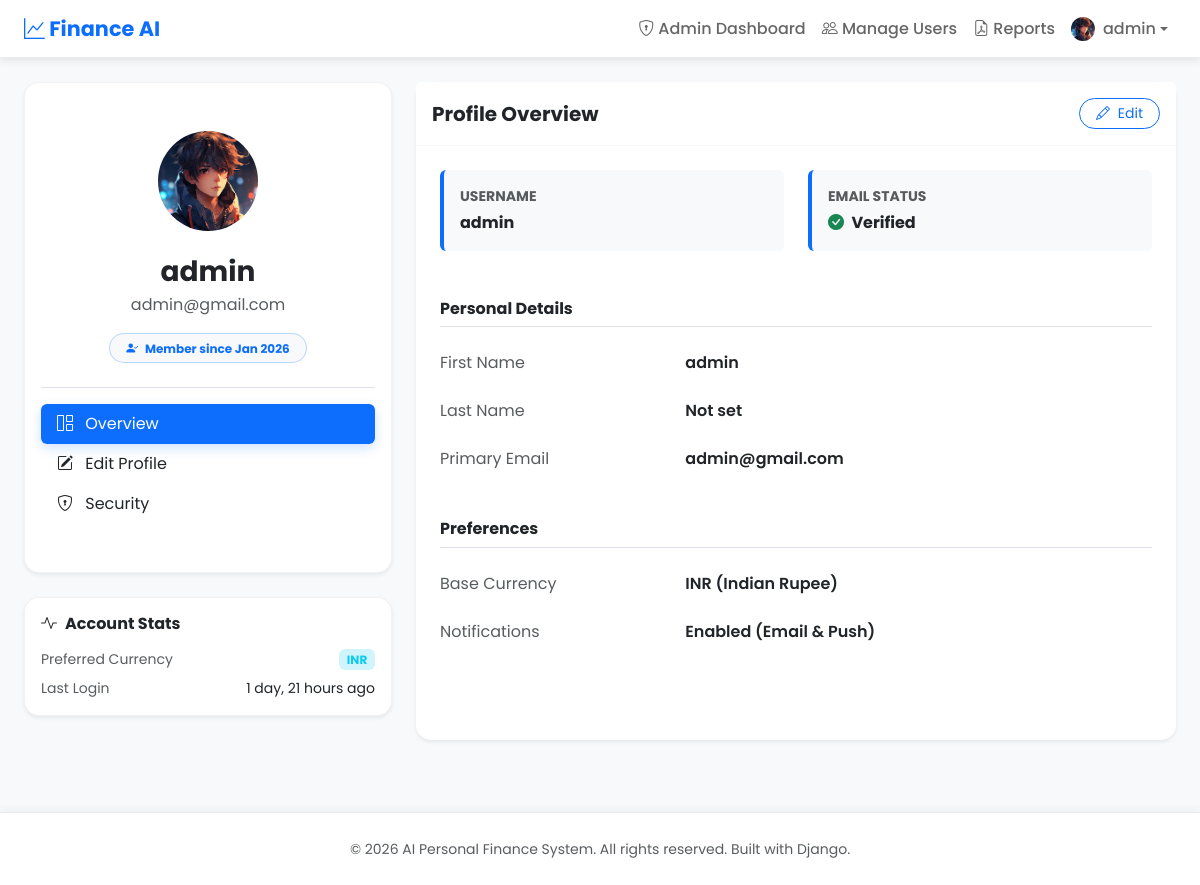
Screenshot of /profile/ (signed in) with the database file from the repository.
### expenses/models.py (models this page shows, shortened)
class Profile(models.Model):
    user = models.OneToOneField(User, on_delete=models.CASCADE, related_name='profile')
    profile_image = models.ImageField(upload_to='profiles/', blank=True, null=True)
    currency = models.CharField(max_length=10, default='INR')
    created_at = models.DateTimeField(auto_now_add=True)

### expenses/views.py (the view)
# urls.py: path('profile/', views.profile_view, name='profile'),
@login_required
def profile_view(request):
    profile = get_object_or_404(Profile, user=request.user)
    return render(request, 'profile.html', {
        'user': request.user,
        'profile': profile
    })

### expenses/templates/profile.html (shortened to what this page needs)
{% extends 'base.html' %}
{% load static %}
{% load humanize %}
{% block content %}
<div class="row">
    <div class="col-lg-4">
        <div class="card shadow-sm mb-4">
            <div class="card-body text-center py-5">
                <div class="mb-4">
                    {% if profile.profile_image %}
                        <img src="{{ profile.profile_image.url }}"
                             class="rounded-circle"
                             width="100"
                             height="100"
                             style="object-fit: cover;">
                    {% else %}
                        <div class="avatar-circle">
                            {{ request.user.first_name|first|upper }}
                        </div>
                    {% endif %}
                </div>
                <h3 class="fw-bold mb-1">{{ user.get_full_name|default:user.username }}</h3>
                <p class="text-muted mb-3">{{ user.email }}</p>
                <div class="badge bg-light text-primary px-3 py-2 rounded-pill mb-4 border border-primary border-opacity-25">
                    <i class="bi bi-person-check-fill me-1"></i> Member since {{ user.date_joined|date:"M Y" }}
                </div>
                <div class="list-group list-group-flush text-start border-top pt-3">
                    <a href="{% url 'profile' %}" class="list-group-item list-group-item-action border-0 {% if not edit_mode and not password_mode %}active rounded{% endif %}">
                        <i class="bi bi-grid-1x2 me-2"></i> Overview
                    </a>
                    <a href="{% url 'edit_profile' %}" class="list-group-item list-group-item-action border-0 {% if edit_mode %}active rounded{% endif %}">
                        <i class="bi bi-pencil-square me-2"></i> Edit Profile
                    </a>
                    <a href="{% url 'change_password' %}" class="list-group-item list-group-item-action border-0 {% if password_mode %}active rounded{% endif %}">
                        <i class="bi bi-shield-lock me-2"></i> Security
                    </a>
                </div>
            </div>
        </div>
        <div class="card shadow-sm mb-4">
            <div class="card-body">
                <h6 class="fw-bold mb-3"><i class="bi bi-activity me-2"></i>Account Stats</h6>
                <div class="d-flex justify-content-between mb-2">
                    <span class="text-muted small">Preferred Currency</span>
                    <span class="badge bg-info-subtle text-info">{{ profile.currency }}</span>
                </div>
                <div class="d-flex justify-content-between">
                    <span class="text-muted small">Last Login</span>
                    <span class="small">{{ user.last_login|naturaltime }}</span>
                </div>
            </div>
        </div>
    </div>
    <div class="col-lg-8">
        {% if edit_mode %}
            <div class="card shadow-sm border-0 h-100">
                <div class="card-header bg-white py-3 border-bottom border-light">
                    <h5 class="card-title fw-bold mb-0">Update Personal Information</h5>
                </div>
                <div class="card-body p-4">
                    <form method="POST" enctype="multipart/form-data">
                        {% csrf_token %}
                        <div class="row mb-4">
                            <div class="col-md-6 mb-3">
                                <label class="form-label small fw-bold text-muted">FIRST NAME</label>
                                {{ u_form.first_name }}
                            </div>
                            <div class="col-md-6 mb-3">
                                <label class="form-label small fw-bold text-muted">LAST NAME</label>
                                {{ u_form.last_name }}
                            </div>
                        </div>
                        <div class="mb-4">
                            <label class="form-label small fw-bold text-muted">EMAIL ADDRESS</label>
                            {{ u_form.email }}
                        </div>
                        <div class="row mb-4">
                            <div class="col-md-6 mb-3">
                                <label class="form-label small fw-bold text-muted">PROFILE PICTURE</label>
                                {{ p_form.profile_image }}
                                <small class="text-muted d-block mt-1">Upload JPEG or PNG files.</small>
                            </div>
                            <div class="col-md-6 mb-3">
                                <label class="form-label small fw-bold text-muted">DEFAULT CURRENCY</label>
                                {{ p_form.currency }}
                            </div>
                        </div>
                        <div class="d-grid gap-2 d-md-flex justify-content-md-end mt-4">
                            <a href="{% url 'profile' %}" class="btn btn-light px-4">Cancel</a>
                            <button type="submit" class="btn btn-primary px-4">Save Changes</button>
                        </div>
                    </form>
                </div>
            </div>
        {% else %}
            <div class="card shadow-sm border-0 h-100">
                <div class="card-header bg-white py-3 d-flex justify-content-between align-items-center border-bottom border-light">
                    <h5 class="card-title fw-bold mb-0">Profile Overview</h5>
                    <a href="{% url 'edit_profile' %}" class="btn btn-sm btn-outline-primary rounded-pill px-3">
                        <i class="bi bi-pencil me-1"></i> Edit
                    </a>
                </div>
                <div class="card-body p-4">
                    <div class="row g-4 mb-5">
                        <div class="col-md-6">
                            <div class="p-3 rounded bg-light border-start border-primary border-4">
                                <label class="text-muted small fw-bold d-block mb-1">USERNAME</label>
                                <span class="h6 fw-bold mb-0">{{ user.username }}</span>
                            </div>
                        </div>
                        <div class="col-md-6">
                            <div class="p-3 rounded bg-light border-start border-primary border-4">
                                <label class="text-muted small fw-bold d-block mb-1">EMAIL STATUS</label>
                                <span class="h6 fw-bold mb-0"><i class="bi bi-check-circle-fill text-success me-1"></i> Verified</span>
                            </div>
                        </div>
                    </div>
                    <h6 class="fw-bold mb-4 border-bottom pb-2">Personal Details</h6>
                    <div class="row mb-4">
                        <div class="col-sm-4 text-muted">First Name</div>
                        <div class="col-sm-8 fw-semibold">{{ user.first_name|default:"Not set" }}</div>
                    </div>
                    <div class="row mb-4">
                        <div class="col-sm-4 text-muted">Last Name</div>
                        <div class="col-sm-8 fw-semibold">{{ user.last_name|default:"Not set" }}</div>
                    </div>
                    <div class="row mb-4">
                        <div class="col-sm-4 text-muted">Primary Email</div>
                        <div class="col-sm-8 fw-semibold">{{ user.email }}</div>
                    </div>
                    <h6 class="fw-bold mb-4 border-bottom pb-2 mt-5">Preferences</h6>
                    <div class="row mb-4">
                        <div class="col-sm-4 text-muted">Base Currency</div>
                        <div class="col-sm-8 fw-semibold">{{ profile.currency|default:"INR" }} (Indian Rupee)</div>
                    </div>
                    <div class="row mb-0">
                        <div class="col-sm-4 text-muted">Notifications</div>
                        <div class="col-sm-8 fw-semibold">Enabled (Email & Push)</div>
                    </div>
                </div>
            </div>
        {% endif %}
    </div>
</div>
{% endblock %}

### expenses/templates/base.html (shortened to what this page needs)
<!DOCTYPE html>
<html lang="en">
<head>
  <link href="https://cdn.jsdelivr.net/npm/bootstrap@5.3.3/dist/css/bootstrap.min.css" rel="stylesheet" />
  <link href="https://cdn.jsdelivr.net/npm/bootstrap-icons@1.11.1/font/bootstrap-icons.css" rel="stylesheet" />
</head>
<body>
  <nav class="navbar navbar-expand-lg sticky-top">
    <div class="container-fluid ps-4 pe-4">
      <a class="navbar-brand" href="/"><i class="bi bi-graph-up"></i> Finance AI</a>
      <div class="collapse navbar-collapse" id="navbarNav">
        <ul class="navbar-nav ms-auto">
          {% if user.is_authenticated %}
          {% if user.is_staff and user.is_superuser %}
          <li class="nav-item"><a class="nav-link active" href="/admin-panel/"><i class="bi bi-shield-lock"></i> Admin
              Dashboard</a></li>
          <li class="nav-item"><a class="nav-link" href="/admin-panel/users/"><i class="bi bi-people"></i> Manage
              Users</a></li>
          <li class="nav-item"><a class="nav-link" href="/admin-panel/reports/"><i class="bi bi-file-earmark-pdf"></i>
              Reports</a></li>
          {% endif %}
          <li class="nav-item dropdown">
            <a class="nav-link dropdown-toggle d-flex align-items-center" href="#" role="button" data-bs-toggle="dropdown" aria-expanded="false">
              {% if user.profile.profile_image %}
                <img src="{{ user.profile.profile_image.url }}" class="rounded-circle me-1" style="width: 24px; height: 24px; object-fit: cover;">
              {% else %}
                <i class="bi bi-person-circle"></i>
              {% endif %}
              <span class="ms-1">{{ user.username }}</span>
            </a>
          </li>
          {% else %}
          <li class="nav-item"><a class="nav-link" href="/login/"><i class="bi bi-box-arrow-in-right"></i> Login</a>
          </li>
          <li class="nav-item"><a class="btn btn-primary btn-sm ms-2" href="/register/">Sign Up</a></li>
          {% endif %}
        </ul>
      </div>
    </div>
  </nav>
  <main class="container-fluid ps-4 pe-4 py-4">
    {% block content %}{% endblock %}
  </main>
  <footer class="mt-5 py-4 text-center text-muted">
    <p class="mb-0"><small>&copy; 2026 AI Personal Finance System. All rights reserved. Built with Django.</small></p>
  </footer>
</body>
</html>

### expenses/templates/base.html (style rules this page uses)
:root { --bs-primary: #0d6efd; --bs-success: #198754; --bs-light: #f8f9fa; --color-shadow: 0 2px 8px rgba(0, 0, 0, 0.1); }
body { font-family: 'Poppins', sans-serif; background-color: #f8f9fa; color: #333; }
.navbar { background: white; box-shadow: var(--color-shadow); border-bottom: 1px solid #e9ecef; }
.navbar-brand { font-weight: 700; font-size: 1.3rem; color: #0d6efd !important; }
.nav-link { color: #666 !important; font-weight: 500; transition: color 0.2s; }
.card { border: none; box-shadow: var(--color-shadow); border-radius: 10px; }
main { min-height: 85vh; }
footer { background-color: white; border-top: 1px solid #e9ecef; box-shadow: 0 -2px 8px rgba(0, 0, 0, 0.05); }

### expenses/templates/profile.html (style rules this page uses)
.list-group-item.active { background-color: var(--bs-primary) !important; border-color: var(--bs-primary) !important; color: white !important; box-shadow: 0 4px 12px rgba(13, 110, 253, 0.2); }
.card { border-radius: 15px; border: 1px solid rgba(0,0,0,0.05); }

### rows the page displays
Profile: profile_image (picture), currency "INR"

### other values shown
{{ user.username }} "admin"
{{ user.get_full_name|default:user.username }} "admin"
{{ user.email }} "admin@gmail.com"
{{ user.date_joined|date:"M Y" }} "Jan 2026"
{{ user.last_login|naturaltime }} "1 day, 21 hours ago"
{{ user.first_name|default:"Not set" }} "admin"
{{ user.last_name|default:"Not set" }} "Not set"
